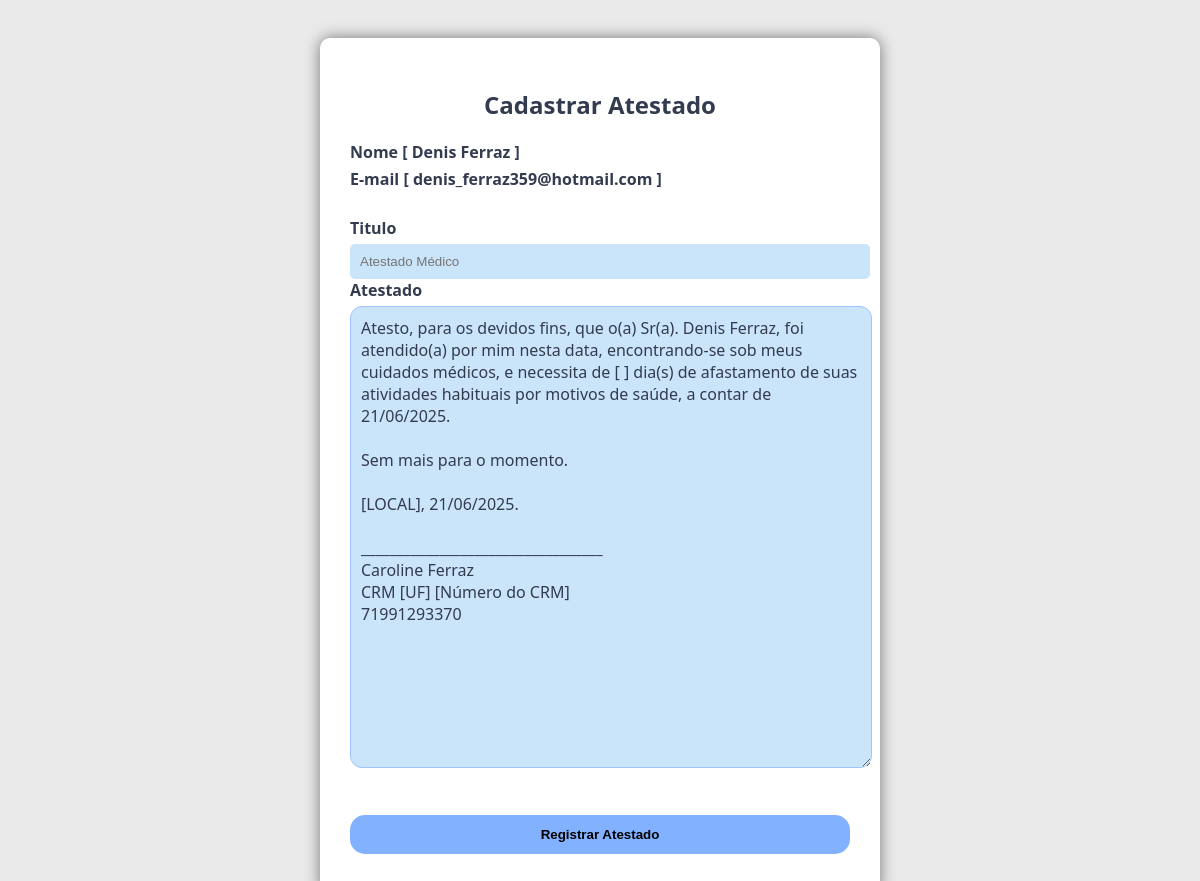
/painel/atestado_criar.php?email=denis_ferraz359@hotmail.com (signed in), run on the app's committed database.
### tables this page shows
CREATE TABLE `painel_users` (
  `id` int(11) NOT NULL,
  `token_emp` text NOT NULL,
  `email` varchar(50) NOT NULL,
  `dados_painel_users` text NOT NULL,
  `tipo` varchar(15) DEFAULT NULL,
  `senha` varchar(50) NOT NULL,
  `token` varchar(35) NOT NULL,
  `codigo` int(8) NOT NULL,
  `tentativas` int(2) NOT NULL,
  `origem` varchar(50) DEFAULT NULL,
  `tema_painel` varchar(10) NOT NULL DEFAULT 'colorido'
);

CREATE TABLE `configuracoes` (
  `id` int(11) NOT NULL,
  `token_emp` varchar(50) DEFAULT NULL,
  `config_empresa` varchar(30) DEFAULT NULL,
  `config_email` varchar(35) DEFAULT NULL,
  `config_telefone` varchar(18) DEFAULT NULL,
  `config_cnpj` varchar(18) DEFAULT NULL,
  `config_limitedia` int(5) DEFAULT NULL,
  `config_limitepax` int(5) DEFAULT NULL,
  `config_endereco` mediumtext DEFAULT NULL,
  `config_msg_confirmacao` mediumtext DEFAULT NULL,
  `config_msg_cancelamento` mediumtext DEFAULT NULL,
  `config_msg_finalizar` mediumtext DEFAULT NULL,
  `config_msg_lembrete` mediumtext DEFAULT NULL,
  `config_msg_aniversario` mediumtext DEFAULT NULL,
  `atendimento_hora_comeco` time(6) DEFAULT NULL,
  `atendimento_hora_fim` time(6) DEFAULT NULL,
  `atendimento_hora_intervalo` int(3) DEFAULT NULL,
  `atendimento_dia_max` date DEFAULT NULL,
  `config_dia_segunda` int(1) DEFAULT NULL,
  `config_dia_terca` int(1) DEFAULT NULL,
  `config_dia_quarta` int(1) DEFAULT NULL,
  `config_dia_quinta` int(1) DEFAULT NULL,
  `config_dia_sexta` int(1) DEFAULT NULL,
  `config_dia_sabado` int(1) DEFAULT NULL,
  `config_dia_domingo` int(1) DEFAULT NULL,
  `envio_whatsapp` varchar(15) DEFAULT NULL,
  `envio_email` varchar(15) DEFAULT NULL,
  `is_segunda` int(1) NOT NULL DEFAULT 0,
  `is_terca` int(1) NOT NULL DEFAULT 0,
  `is_quarta` int(1) NOT NULL DEFAULT 0,
  `is_quinta` int(1) NOT NULL DEFAULT 0,
  `is_sexta` int(1) NOT NULL DEFAULT 0,
  `is_sabado` int(1) NOT NULL DEFAULT 0,
  `is_domingo` int(1) NOT NULL DEFAULT 0,
  `lembrete_auto_time` time NOT NULL DEFAULT '09:00:00'
);

### painel/verifica_login.php (called while the page is built, shortened)
<?php
$css_path = "css/style_colorido.css";
foreach ($conexao->query("SELECT * FROM configuracoes WHERE token_emp = '{$_SESSION['token_emp']}'") as $row) {
    $config_empresa = $row['config_empresa'];
    $config_telefone = $row['config_telefone'];
}

### config/database.php (called while the page is built, shortened)
<?php
$local_configuracao = 'Casa';
$config_host = 'localhost';
if($local_configuracao == 'Casa'){
$config_db = 'app_carolineferraz';
$config_user = 'root';
$config_password = '';
}else{
$config_db = 'u826189016_tricologia';
$config_user = 'u826189016_tricologia';
$config_password = 'Much@ch0';
}
$chave = 'Accor@123';
$metodo = 'AES-256-CBC';
$iv = '8246508246508246';
$hoje = date('Y-m-d');
$config_dsn = "mysql:host=$config_host;dbname=$config_db";
try {
    $conexao = new PDO($config_dsn, $config_user, $config_password);
    $conexao->setAttribute(PDO::ATTR_ERRMODE, PDO::ERRMODE_EXCEPTION);
} catch (PDOException $e) {
    echo $e->getMessage();
}
foreach ($conexao->query("SELECT * FROM configuracoes WHERE id = '-2'") as $row) {
    $config_empresa = $row['config_empresa'];
    $config_email = $row['config_email'];
    $config_telefone = $row['config_telefone'];
    $config_cnpj = $row['config_cnpj'];
    $config_endereco = $row['config_endereco'];
}
?>

### painel/atestado_criar.php (the view, shortened to what this page needs)
<?php
require('../config/database.php');
require('verifica_login.php');
$doc_email = isset($conn_msqli) ? mysqli_real_escape_string($conn_msqli, $_GET['email'] ?? NULL) : NULL;
$stmt_painel = $conexao->prepare("SELECT dados_painel_users, email FROM painel_users WHERE CONCAT(';', token_emp, ';') LIKE ? AND email = ?");
$stmt_painel->execute(['%;'.$_SESSION['token_emp'].';%', $doc_email]);
$painel = $stmt_painel->fetch(PDO::FETCH_ASSOC);
$dados_painel_users = $painel['dados_painel_users'];
$dados = base64_decode($dados_painel_users);
$dados_decifrados = openssl_decrypt($dados, $metodo, $chave, 0, $iv);
$dados_array = explode(';', $dados_decifrados);
$nome = $dados_array[0];
$hoje = date('d/m/Y', strtotime($hoje));
$conteudo = "Atesto, para os devidos fins, que o(a) Sr(a). $nome, foi atendido(a) por mim nesta data, encontrando-se sob meus cuidados médicos, e necessita de [ ] dia(s) de afastamento de suas atividades habituais por motivos de saúde, a contar de $hoje.
Sem mais para o momento.
[LOCAL], $hoje.
__________________________________
$config_empresa
CRM [UF] [Número do CRM]
$config_telefone
";
?>
<!DOCTYPE html>
<html lang="pt-br">
<head>
    <link rel="stylesheet" href="<?php echo $css_path ?>">
</head>
<body>
    <form class="form" action="acao.php" method="POST" onsubmit="exibirPopup()">
        <div class="card">
            <div class="card-top">
                <h2>Cadastrar Atestado</h2>
            </div>
            <div class="card-group">
            <label>Nome [ <?php echo $nome ?> ]</label>
            <label>E-mail [ <?php echo $doc_email ?> ]</label>
            <br>
            <label>Titulo</label>
            <input type="text" minlength="5" maxlength="50" name="titulo" placeholder="Atestado Médico" required>
            <label>Atestado</label>
            <textarea class="textarea-custom" name="conteudo" rows="20" cols="40" required><?php echo htmlspecialchars(str_replace(["\\r", "\\n"], ["", "\n"], $conteudo)); ?></textarea><br><br>
            <div class="card-group-red btn"><button type="submit">Registrar Atestado</button></div>
            </div>
        </div>
    </form>
</body>
</html>

### painel/css/style_colorido.css (style rules this page uses)
:root { --cor-fundo: #cae4fa; --cor-subfundo: #e6f2ff; --cor-fundo2: #ffffff; --cor-texto: #333b4f; --cor-texto-inverso: #ffffff; --cor-borda-legend: #6a8caf; --cor-botao: #82b1ff; --cor-botao-hover: #3a5f8a; --cor-fundo-focus: #81bbfa; --cor-domingo-feriado-etc: #4eacf8; --cor-titulo: #333b4f; --cor-borda: #aacbe4; --cor-borda-clara: #d6e6f2; --cor-hover: #a0c4ff; --cor-secundaria: #5fa8d3; --cor-h1: #264653; --cor-btn-hover: #3a5f8a; }
body { background-color: #eaeaea; height: 100vh; font-family: 'Segoe UI', Roboto, Helvetica, Arial, sans-serif; }
.form { display: flex; justify-content: center; align-items: center; padding: 30px; }
.card { box-shadow: 0 0 15px rgba(0,0,0,0.5); background: var(--cor-fundo2); padding: 30px; border-radius: 10px; color: var(--cor-texto); margin: auto; }
input[type="text"], input[type="date"] { padding: 10px; border: 1px solid #444; background-color: var(--cor-fundo); color: var(--cor-texto); border-radius: 8px; outline: none; }
.card-top { text-align: center; }
.card-top h2, .card-top h3 { text-align: center; margin-bottom: 20px; }
.card-group { margin-bottom: 10px; }
.card-group label { width: 100%; color: var(--cor-texto); display: block; font-weight: bold; margin-bottom: 5px; }
.card-group input, .card-group select { border-radius: 5px; outline: 0; width: 100%; padding: 10px; border: none; background-color: var(--cor-fundo); color: var(--cor-texto); }
.btn { margin-top: 20px; }
.btn button { width: 100%; padding: 12px; border: none; border-radius: 15px; background-color: var(--cor-botao); color: #000; font-weight: bold; cursor: pointer; transition: background-color 0.3s ease; }
button { background-color: var(--cor-botao); color: var(--cor-texto); border: none; padding: 10px; border-radius: 5px; font-weight: bold; cursor: pointer; transition: background 0.3s ease; }
.textarea-custom { background-color: var(--cor-fundo); color: var(--cor-texto); border: 1px solid var(--cor-hover); border-radius: 12px; padding: 10px; width: 100%; resize: vertical; font-size: 1rem; font-family: inherit; transition: border-color 0.3s ease, box-shadow 0.3s ease; }
h2 { text-align: center; margin-bottom: 10px; color: var(--cor-texto); font-size: clamp(1.2rem, 2vw, 1.6rem); }

### painel/atestado_criar.php (style rules this page uses)
.card { width: 100%; max-width: 500px; }

### data on the page
painel_users: dados_painel_users "Denis Ferraz", conteudo "Atesto, para os devidos fins, que o(a) Sr(a). Denis Ferraz, foi atendido(a) por mim nesta data, encontrando-se sob meus cuidados médicos, e necessita de [ ] dia(s) de afastamento de suas atividades habituais por motivos de saúde, a contar de 21/06/2025. Sem mais para o momento. [LOCAL], 21/06/2025. __________________________________ Caroline Ferraz CRM [UF] [Número do CRM] 71991293370"

### other printed values
$doc_email "denis_ferraz359@hotmail.com"
